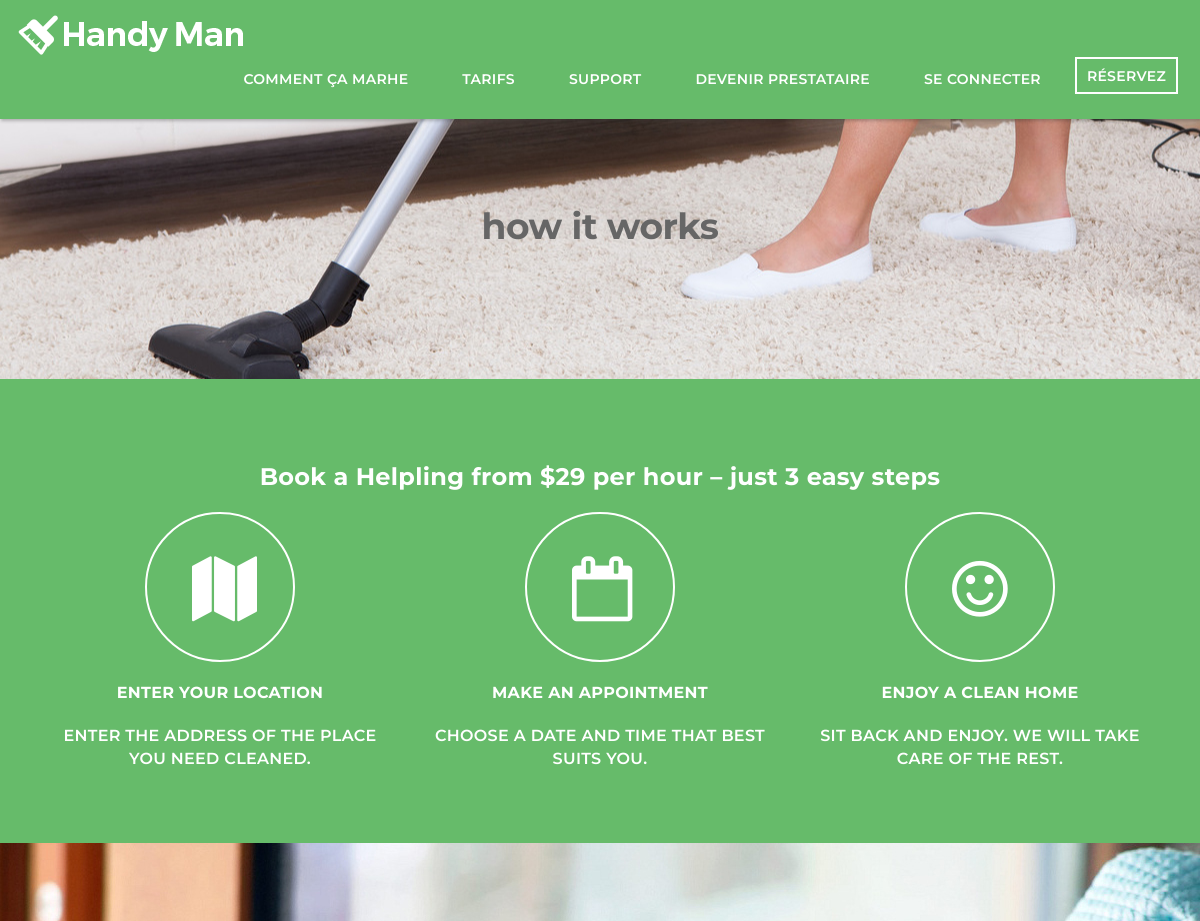
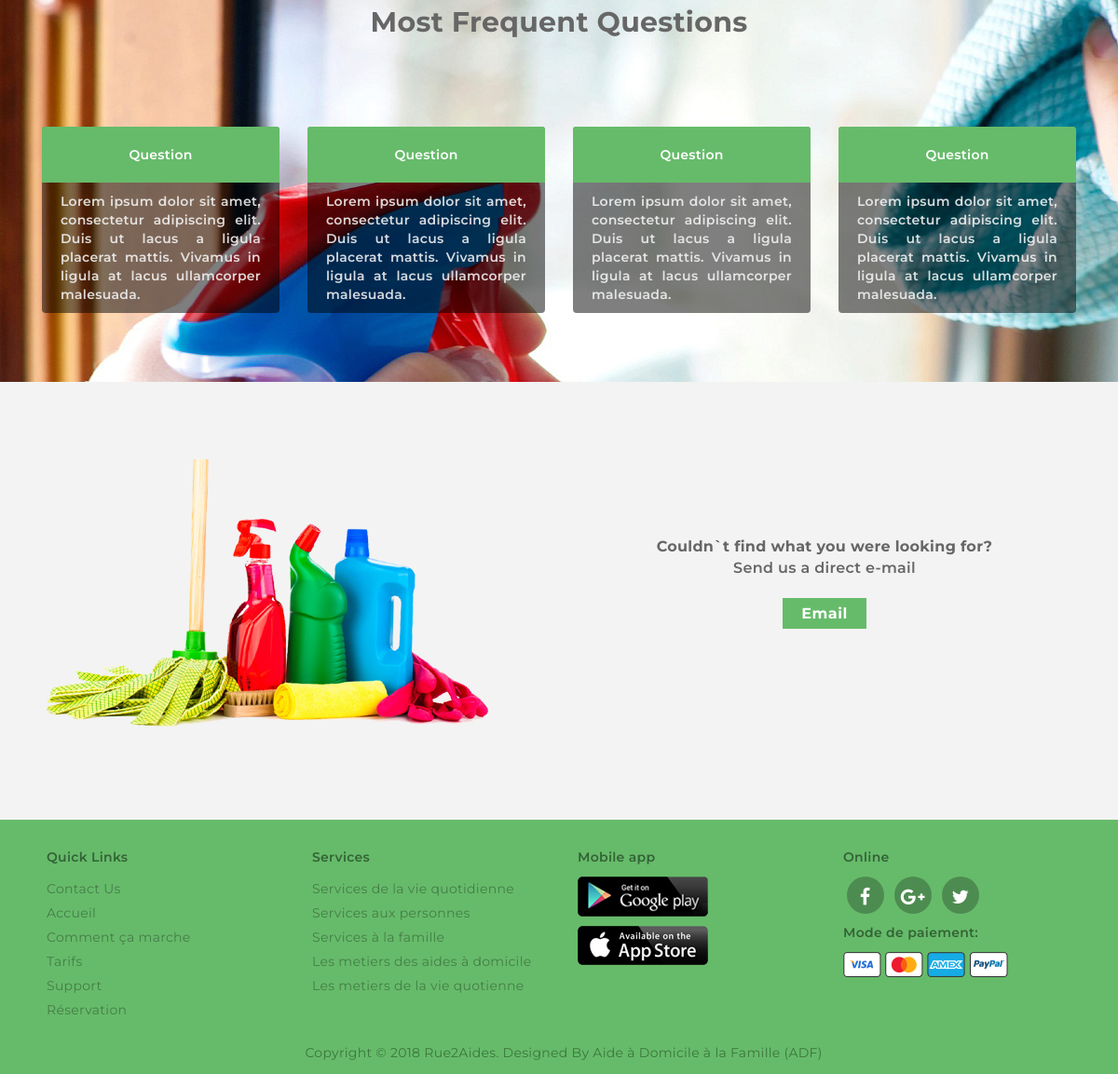
The app's page /users/howitworks.php with its own data (2 pictures, top to bottom).
### tables this page shows
CREATE TABLE IF NOT EXISTS `sv_admin_login` (
  `admin_id` int(20) NOT NULL AUTO_INCREMENT,
  `user_name` varchar(255) NOT NULL,
  `password` varchar(255) NOT NULL,
  `email_id` varchar(255) NOT NULL,
  `site_name` varchar(255) NOT NULL,
  `logo` varchar(255) NOT NULL,
  `favicon` varchar(255) NOT NULL,
  `site_desc` varchar(255) NOT NULL,
  `keyword` varchar(255) NOT NULL,
  `site_url` varchar(255) NOT NULL,
  `paypal_id` varchar(200) NOT NULL,
  `currency_mode` varchar(200) NOT NULL,
  `paypal_site_mode` varchar(200) NOT NULL,
  PRIMARY KEY (`admin_id`)
);

CREATE TABLE IF NOT EXISTS `sv_pages` (
  `id` int(25) NOT NULL AUTO_INCREMENT,
  `page_name` varchar(255) NOT NULL,
  `page_content` text NOT NULL,
  PRIMARY KEY (`id`)
);

### users/howitworks.php (the view)
<body class="splash-index">
  <?php include("../header.php") ?>
  <section class="teaser main-teaser bg-top" >
    <div class="min-space">
    </div>
    <div class="min-space">
    </div>
    <div class="min-space">
    </div>
    <?php
$query=mysql_fetch_array(mysql_query("select * from sv_pages where id=2"));
$content=$query['page_content'];
$page_name=$query['page_name'];
?>
    <h1 class="sub-Tittle">
      <?php echo $page_name; ?>
    </h1>
    <div class="min-space">
    </div>
    <div class="min-space">
    </div>
  </section>
  <?php echo $content;?>
  <?php include("../footer.php") ?>
  </html>

### header.php (shortened to what this page needs)
<html>
 <?php
 include("connection.php");
 $res=mysqli_fetch_array(mysqli_query($con,"select * from sv_admin_login"));
    $logo=mysqli_real_escape_string($con,$res['logo']);
    $site_url=mysqli_real_escape_string($con,$res['site_url']);
 ?>
  <head>
    <link rel="stylesheet" href="<?php echo $site_url; ?>/css/font-awesome.min.css" type="text/css">
    <link rel="stylesheet" href="<?php echo $site_url; ?>/css/style.css" />
    <link rel="stylesheet" media="screen" href="<?php echo $site_url; ?>/css/index.css" />
    <link rel="stylesheet" media="screen" href="<?php echo $site_url; ?>/css/responsive.css" />
    <link rel="stylesheet" href="<?php echo $site_url; ?>/css/bootstrap.min.css" type="text/css">
    </head>
    <header class="header-main header-main--light">
        <nav class="site-nav reversed">
            <div class="container">
                <nav class="navbar navbar-inverse navbar-static-top marginBottom-0" role="navigation">
                    <div class="navbar-header">
                        <?php
                            if($logo=="") { ?>
                                <a href="<?php echo $site_url; ?>" class="site-logo"><img src="<?php echo $site_url; ?>/admincp/admin-logo/default-logo.png" alt="" ></a>
                            <?php } else {     ?>
                                <a href="<?php echo $site_url; ?>" class="site-logo"><img src="<?php echo $site_url; ?>/admincp/admin-logo/<?php echo $logo;?>"></a>
                            <?php } ?>
                    </div>
                    <div class="collapse navbar-collapse" id="navbar-collapse-1">
                        <ul class="nav navbar-nav pull-right">
                            <li><a class="nav__link" href="<?php echo $site_url; ?>/users/howitworks.php">Comment ça marhe</a></li>
                            <li><a class="nav__link" href="<?php echo $site_url; ?>/users/pricing.php">Tarifs</a></li>
                            <li><span class="link_to_another_page"><a class="nav__link" href="<?php echo $site_url; ?>/users/help.php">Support</a></span></li>
                            <li><span class="link_to_another_page"><a class="nav__link" href="<?php echo $site_url; ?>/users/apply.php">Devenir prestataire</a></span></li>
                            <?php
                                if(!isset($_SESSION['phone_no'])) { ?>
                                <li><a class="nav__link sign-in" href="<?php echo $site_url; ?>/users/sign_in.php">Se connecter</a></li><?php } ?>
                             <li><span class="link_to_another_page"><a class="nav__link nav__link--prominent" href="<?php echo $site_url; ?>/users/order.php">Réservez</a></span></li>
                        </ul>
                    </div>
                </nav>
            </div>
        </nav>
    </header>

### footer.php (shortened to what this page needs)
<?php
$res         = mysql_fetch_array(mysql_query("select * from sv_admin_login"));
$site_url    = mysql_real_escape_string($res['site_url']);
?>
<footer class="footer">
  <div class="container">
    <div class="footer-content col-lg-3 col-md-3 col-sm-3 col-sm-4 col-lg-4">
      <h5 class="footer-content__title">Quick Links</h5>
      <ul class="footer-content__list">
      <li><a href="<?php
echo $site_url ;
?>/users/contact.php">Contact Us</a></li>
        <li><a href="<?php
echo $res['site_url'];
?>">Accueil</a></li>
        <li><a href="<?php
echo $res['site_url'];
?>/users/howitworks.php">Comment ça marche</a></li>
        <li><a href="<?php
echo $res['site_url'];
?>/users/pricing.php">Tarifs</a></li>
        <li><a href="<?php
echo $res['site_url'];
?>/users/help.php">Support</a></li>
        <li><a href="<?php
echo $res['site_url'];
?>/users/order.php">Réservation</a></li>
      </ul>
    </div>
    <div class="footer-content col-lg-3 col-md-3 col-sm-3 col-sm-4 col-lg-4">
      <h5 class="footer-content__title">Services</h5>
      <ul class="footer-content__list">
        <li><a href="#">Services de la vie quotidienne</a></li>
        <li><a href="#">Services aux personnes</a></li>
        <li><a href="#">Services à la famille</a></li>
        <li><a href="#">Les metiers des aides à domicile</a></li>
        <li><a href="#">Les metiers de la vie quotienne</a></li>
      </ul>
    </div>
     <div class="footer-content col-lg-3 col-md-3 col-sm-3 col-sm-4 col-lg-4">
      <h5 class="footer-content__title">Mobile app</h5>
      <ul class="footer-content__list">
     <a href="#"><img style="margin-bottom:10px;" src="<?php
echo $res['site_url'];
?>/img/app1.png"></a>
          <a href="#"><img src="<?php
echo $res['site_url'];
?>/img/app2.png"></a>
        </ul>
    </div>
    <div class="footer-content col-lg-3 col-md-3 col-sm-3 col-sm-4 col-lg-4">
      <div class="footer-content__social social">
          <h5 class="footer-content__title">Online</h5>
          <a class="social__action" href="#">
            <i class="fa fa-facebook" aria-hidden="true"></i></a>
          <a class="social__action" href="#">
           <i class="fa fa-google-plus" aria-hidden="true"></i></a>
           <a class="social__action" href="#">
           <i class="fa fa-twitter" aria-hidden="true"></i></a>
         </div>
      <div class="mobile-app">
          <h5 class="footer-content__title">Mode de paiement:</h5>
          <img src="<?php
echo $res['site_url'];
?>/img/visa.png" alt="Visa" />
          <img src="<?php
echo $res['site_url'];
?>/img/mastercard.png" alt="Mastercard" />
          <img src="<?php
echo $res['site_url'];
?>/img/american_express.png" alt="American express" />
          <img src="<?php
echo $res['site_url'];
?>/img/paypal.png" alt="Paypal" />
      </div>
    </div>
  </div>
  <div class="footer__copyright container">
    <p>
Copyright &#169; 2018 Rue2Aides. Designed By <a href="http://sangvish.com/" target="_blank">Aide à Domicile à la Famille (ADF)</a>
    </p>
  </div>
</footer>

### css/style.css (style rules this page uses)
.bg-top { background: url(../img/cleaner.jpg); background-position:left center; display:inline-block; width:100%; }
.font-icon { font-size: 65px; }
.navbar-inverse { background:transparent;border:0; }
section { padding-left: 15px; }
.question { text-align:center; }
.qstn-bg { background-color: rgba(0, 0, 0, .5) !important; color: #fff; font-size:14px; text-align:justify; }
.head { padding:20px !important; }
.min-space { padding:30px 0; }

### css/responsive.css (style rules this page uses)
img { display: inline-block; vertical-align: middle }

### records on screen
sv_admin_login: site_url+logo (picture), site_url (picture)
sv_pages: page_name "how it works", page_content "Book a Helpling from $29 per hour – just 3 easy steps ENTER YOUR LOCATION ENTER THE ADDRESS OF THE PLACE YOU NEED CLEANED. MAKE AN APPOINTMENT CHOOSE A DATE AND TIME THAT BEST SUITS YOU. ENJOY A CLEAN HOME SIT BACK AND ENJOY. WE WILL TAKE CARE OF THE REST. Most Frequent Questions Question Lorem ipsum dolor sit amet, consectetur adipiscing elit. Duis ut lacus a ligula placerat mattis. Vivamus in ligula at lacus ullamcorper malesuada. Question Lorem ipsum dolor sit amet, consectetur adipiscing elit. Duis ut lacus a ligula placerat mattis. Vivamus in ligula at lacus ullamcorper malesuada. Question Lorem ipsum dolor sit amet, consectetur adipiscing elit. Duis ut lacus a ligula placerat mattis.…", page_content (picture)
